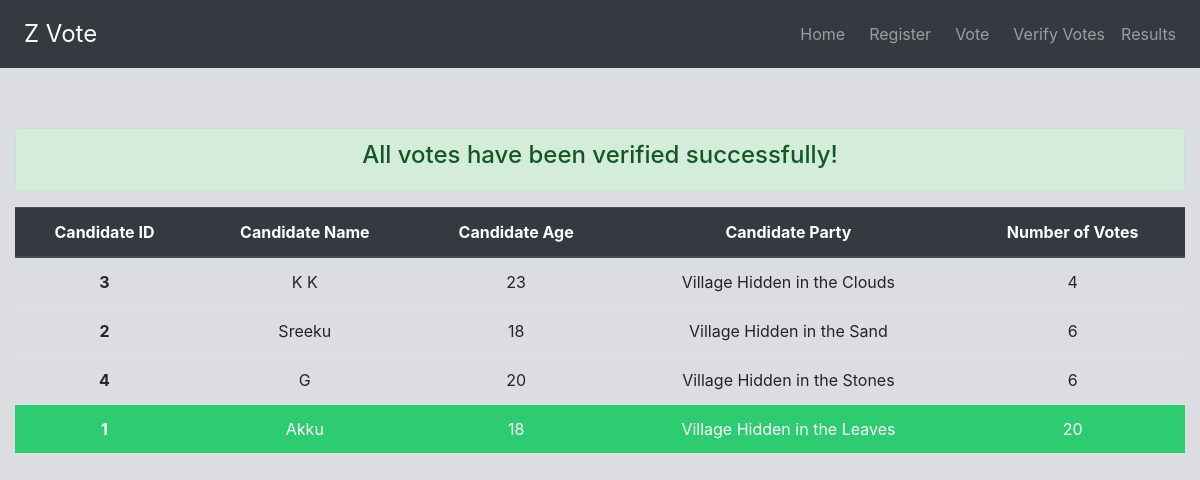
The app's page /results with its own data.
### poll/models.py (models this page shows, shortened)
class Candidate(models.Model):
    candidateID = models.IntegerField(primary_key=True)
    name = models.CharField(max_length=100)
    age = models.IntegerField(default=18)
    party = models.CharField(max_length=100)
    criminalRecords = models.BooleanField(default=False)
    count = models.IntegerField(default=0)

### poll/views.py (the view)
# urls.py: path('results', views.result, name='result'),
def result(request):
    if request.method == "GET":
        global resultCalculated
        voteVerification = verifyVotes()
        if len(voteVerification):
                return render(request, 'poll/verification.html', {'verification':"Verification failed.\
                Votes have been tampered in following blocks --> {}. The authority \
                    will resolve the issue".format(voteVerification), 'error':True})
        if not resultCalculated:
            list_of_votes = models.Vote.objects.all()
            for vote in list_of_votes:
                candidate = models.Candidate.objects.filter(candidateID=vote.vote)[0]
                candidate.count += 1
                candidate.save()
            resultCalculated = True
        context = {"candidates":models.Candidate.objects.order_by('count'), "winner":models.Candidate.objects.order_by('count').reverse()[0]}
        return render(request, 'poll/results.html', context)

### poll/merkleTree/merkleTree.py (called while the page is built)
    def isLeaf(self):
        return ((self.left == None) and (self.right == None))

    def __returnHash(self, x):
            return (hashlib.sha256(x.encode()).hexdigest())

    def calculateMerkleRoot(self):
        def __merkleHash(node):
            if node.isLeaf():
                return node
            left = __merkleHash(node.left).data
            right = __merkleHash(node.right).data
            node.data = self.__returnHash(left+right)
            return node
        merkleRoot = __merkleHash(self.root)
        self._merkleRoot = merkleRoot.data
        return self._merkleRoot

    def getMerkleRoot(self):
        return self._merkleRoot

### poll/models.py (called while the page is built)
    def __str__(self):
        return "{}|{}|{}".format(self.id, self.vote, self.timestamp)

### poll/views.py (called while the page is built)
def verifyVotes():
    block_count = models.Block.objects.count()
    tampered_block_list = []
    for i in range (1, block_count+1):
        block = models.Block.objects.get(id=i)
        transactions = models.Vote.objects.filter(block_id=i)
        str_transactions = [str(x) for x in transactions]
        merkle_tree = merkleTree.merkleTree()
        merkle_tree.makeTreeFromArray(str_transactions)
        merkle_tree.calculateMerkleRoot()
        if (block.merkle_hash == merkle_tree.getMerkleRoot()):
            continue
        else:
            tampered_block_list.append(i)
    return tampered_block_list

### poll/templates/poll/results.html
{% extends 'poll/base.html' %}
{% block content %}
    <div class="alert alert-success text-center" role="alert">
        <h4 class="alert-heading">All votes have been verified successfully!</h4>
    </div>
    <table class="table table-hover text-center">
        <thead class="thead-dark">
            <tr>
                <th scope="col">Candidate ID</th>
                <th scope="col">Candidate Name</th>
                <th scope="col">Candidate Age</th>
                <th scope="col">Candidate Party</th>
                <th scope="col">Number of Votes</th>
            </tr>
        </thead>
        {% if candidates %}
        <tbody>
        {% for candidate in candidates %}
            <tr style="{% if candidate == winner %} background-color:#2ecc71; color:white; {% endif %}">
                <th scope="row">{{ candidate.candidateID }}</th>
                <td>{{ candidate.name }}</td>
                <td>{{ candidate.age }}</td>
                <td>{{ candidate.party }}</td>
                <td>{{ candidate.count }}</td>
            </tr>
        {% endfor %}
        </tbody>
    </table>
        {% else %}
        <p>No candidates yet</p>
        {% endif %}
{% endblock content %}

### records on screen
Candidate: candidateID "3", name "K K", age "23", party "Village Hidden in the Clouds", count "4"
Candidate: candidateID "2", name "Sreeku", age "18", party "Village Hidden in the Sand", count "6"
Candidate: candidateID "4", name "G", age "20", party "Village Hidden in the Stones", count "6"
Candidate: candidateID "1", name "Akku", age "18", party "Village Hidden in the Leaves", count "20"
